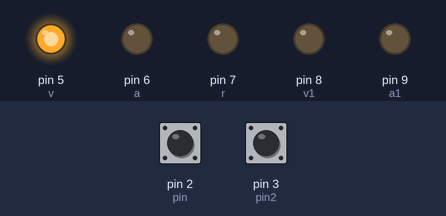
The sketch below on a simulated Arduino Uno, built with avr-gcc and run on an emulated ATmega328P. Shown: output pins drawn as LEDs (lit = HIGH). Inputs (shaded band) come from the test bench; at power-on: pin 2 (pin) HIGH, pin 3 (pin2) HIGH. Pins used as bus, display or sensor lines are not drawn.

Above: at 1.2 s.
1.3 s: pin 2 (pin) pulled LOW for 0.15 s
At 2.6 s:
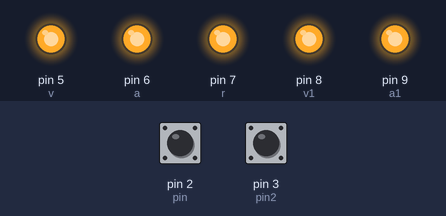
2.9 s: pin 3 (pin2) pulled LOW for 0.15 s
At 4.1 s:
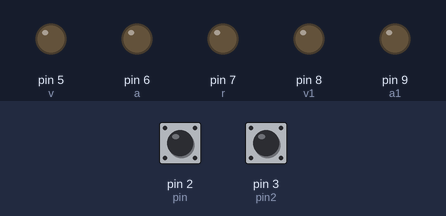
6.0 s: pin 3 (pin2) pulled LOW for 3.2 s
12.2 s: pin 3 (pin2) pulled LOW for 1 s
At 15.2 s:
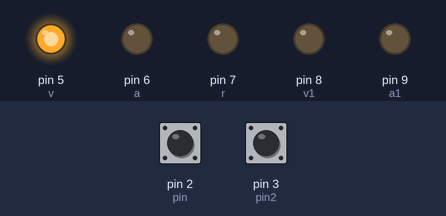
15.5 s: pin 2 (pin) pulled LOW for 1 s
At 17.3 s:
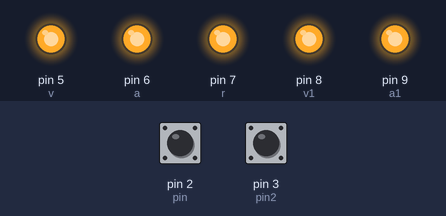
Timing chart, 0 to 18.8 s (numbered marks = the images above; inputs shaded):
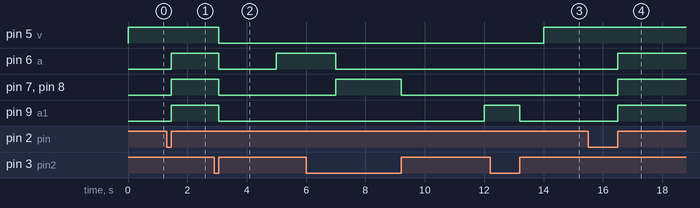

The sketch:

ejercicio5.ino
```cpp
const int pin = 2;
const int pin2 = 3;

int stop;

int v = 5, a = 6, r = 7;
int v1 = 8, a1 = 9, r1 = 10;
int t = 5000, t1 = 2000, t2 = 5000, t3 = 2000;
unsigned long ta = 0, tb = 0, tc = 0, td = 0;
bool estado = true, estado1 = true;
void setup(){
  Serial.begin(9600);
  pinMode(pin, INPUT_PULLUP);
  pinMode(pin2, INPUT_PULLUP);
  attachInterrupt(digitalPinToInterrupt(pin),boton1,RISING);
  attachInterrupt(digitalPinToInterrupt(pin2),boton2,RISING);

  pinMode(v, OUTPUT);
  pinMode(a, OUTPUT);
  pinMode(r, OUTPUT);
  pinMode(v1, OUTPUT);
  pinMode(a1, OUTPUT);
  pinMode(r1, OUTPUT);
  digitalWrite(v,1);
  digitalWrite(r1,1);
}

void boton1(){
  stop = 1;
  digitalWrite(v, 1);
  digitalWrite(a, 1);
  digitalWrite(r, 1);
  digitalWrite(v1, 1);
  digitalWrite(a1, 1);
  digitalWrite(r1, 1);
}
void boton2(){
  stop = 0;
  digitalWrite(v, 0);
  digitalWrite(a, 0);
  digitalWrite(r, 0);
  digitalWrite(v1, 0);
  digitalWrite(a1, 0);
  digitalWrite(r1, 0);
}
void loop(){

  if(stop == 0){

  if(millis() >= t + td && estado==true){
    if(estado1 == true){
      estado=false;
      digitalWrite(v,0);
      digitalWrite(a,1);

      ta=millis();
    }
  }
  if(millis() >= t1 + ta && estado == false){
    if(estado1 == true){
      estado1 = false;
      digitalWrite(a,0);
      digitalWrite(r,1);
      digitalWrite(v1,1);
      digitalWrite(r1,0);
      tb=millis();
    }
  }
  if(millis() >= t2 + tb && estado1 == false){
    if(estado == false){
      estado = true;
      estado1 = false;
      digitalWrite(v1,0);
      digitalWrite(a1,1);
      tc=millis();
    }
  }
    if(millis() >= t3 + tc && estado == true){
    if(estado1 == false){
      estado = true;
      estado1 = true;
      digitalWrite(a1,0);
      digitalWrite(r1,1);
      digitalWrite(v,1);
      digitalWrite(r,0);
      td=millis();
    }
  }
  delay(1);
  }
}
```

Measured:
- after the input at 1.3 s, pin 6 (a), pin 7 (r), pin 8 (v1), pin 9 (a1): LOW → HIGH after 0.15 s
- after the input at 2.9 s, pin 5 (v), pin 7 (r), pin 8 (v1), pin 9 (a1): HIGH → LOW after 0.15 s; pin 6 (a): HIGH → LOW after 0.15 s, → HIGH 2.0 s later
- after the input at 12.2 s, pin 9 (a1): HIGH → LOW after 1.0 s instead of 1.8 s
- after the input at 15.5 s, pin 6 (a), pin 7 (r), pin 8 (v1), pin 9 (a1): LOW → HIGH after 1.0 s
